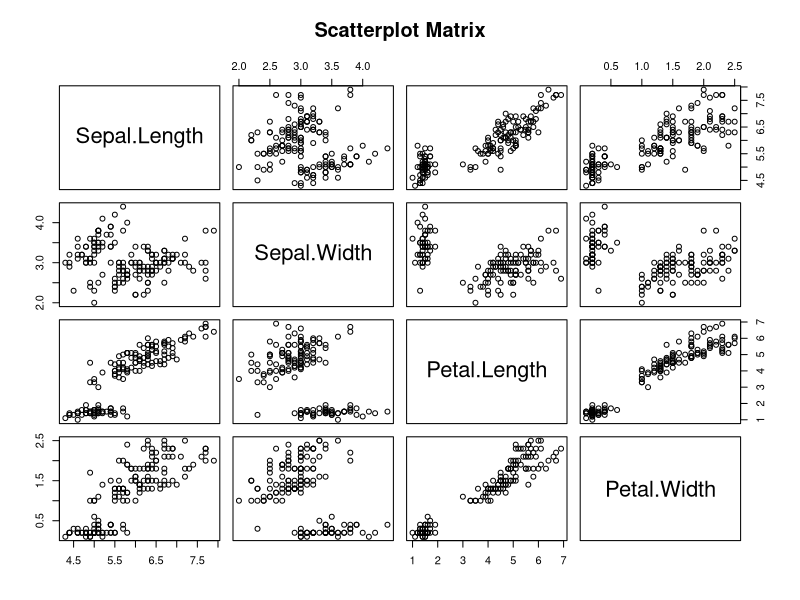
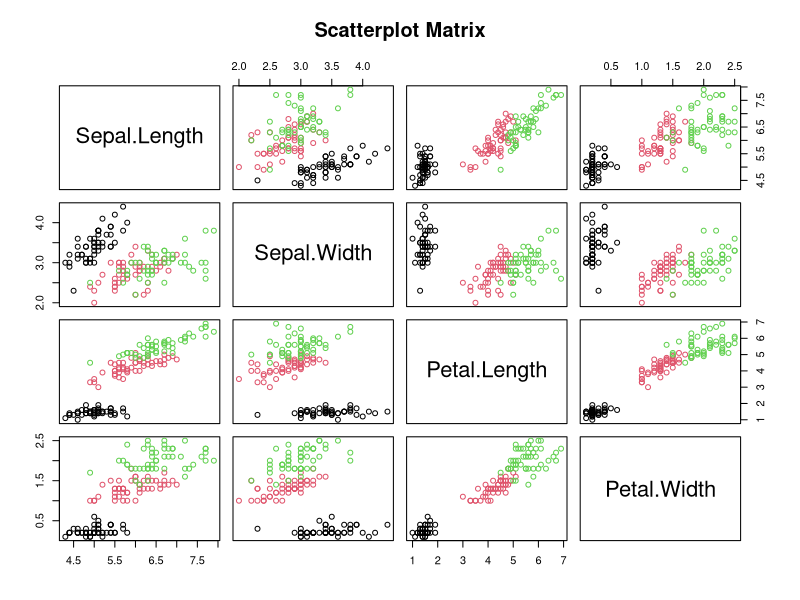

Here is the R script that generated these plots, in order:
data(iris)
pairs(iris[,1:4], main="Scatterplot Matrix")
pairs(iris[,1:4], main="Scatterplot Matrix", col=iris$Species)
